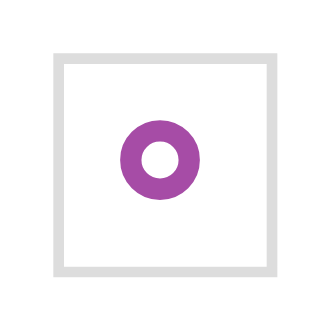

Describe this chart as a Vega-Lite specification.
### Vega specification from a JSON file in a GitHub repository (floating-point values rounded to 4 significant figures)
{"$schema": "https://vega.github.io/schema/vega/v5.json", "autosize": "pad", "padding": 5, "width": 20, "height": 20, "style": "cell", "data": [{"name": "source_0", "values": [{"a": 2}]}], "marks": [{"name": "marks", "type": "symbol", "style": ["point"], "from": {"data": "source_0"}, "encode": {"update": {"opacity": {"value": 0.7}, "fill": {"value": "transparent"}, "stroke": {"value": "purple"}, "x": {"signal": "width", "mult": 0.5}, "y": {"signal": "height", "mult": 0.5}}}}]}
